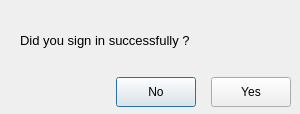
<?xml version="1.0" encoding="UTF-8"?>
<ui version="4.0">
 <class>confirm_dialog</class>
 <widget class="QDialog" name="confirm_dialog">
  <property name="geometry">
   <rect>
    <x>0</x>
    <y>0</y>
    <width>300</width>
    <height>114</height>
   </rect>
  </property>
  <property name="minimumSize">
   <size>
    <width>300</width>
    <height>114</height>
   </size>
  </property>
  <property name="maximumSize">
   <size>
    <width>300</width>
    <height>114</height>
   </size>
  </property>
  <property name="windowTitle">
   <string>Dialog</string>
  </property>
  <layout class="QVBoxLayout" name="verticalLayout">
   <property name="leftMargin">
    <number>20</number>
   </property>
   <property name="rightMargin">
    <number>9</number>
   </property>
   <property name="bottomMargin">
    <number>9</number>
   </property>
   <item>
    <widget class="QLabel" name="confirm_msg">
     <property name="font">
      <font>
       <pointsize>10</pointsize>
      </font>
     </property>
     <property name="text">
      <string>Did you sign in successfully ?</string>
     </property>
    </widget>
   </item>
   <item>
    <layout class="QHBoxLayout" name="horizontalLayout">
     <property name="spacing">
      <number>15</number>
     </property>
     <item>
      <spacer name="horizontalSpacer">
       <property name="orientation">
        <enum>Qt::Horizontal</enum>
       </property>
       <property name="sizeHint" stdset="0">
        <size>
         <width>188</width>
         <height>20</height>
        </size>
       </property>
      </spacer>
     </item>
     <item>
      <widget class="QPushButton" name="no_button">
       <property name="minimumSize">
        <size>
         <width>80</width>
         <height>30</height>
        </size>
       </property>
       <property name="maximumSize">
        <size>
         <width>80</width>
         <height>25</height>
        </size>
       </property>
       <property name="text">
        <string>No</string>
       </property>
      </widget>
     </item>
     <item>
      <widget class="QPushButton" name="yes_button">
       <property name="minimumSize">
        <size>
         <width>80</width>
         <height>30</height>
        </size>
       </property>
       <property name="maximumSize">
        <size>
         <width>80</width>
         <height>25</height>
        </size>
       </property>
       <property name="text">
        <string>Yes</string>
       </property>
      </widget>
     </item>
    </layout>
   </item>
  </layout>
 </widget>
 <resources/>
 <connections/>
</ui>
